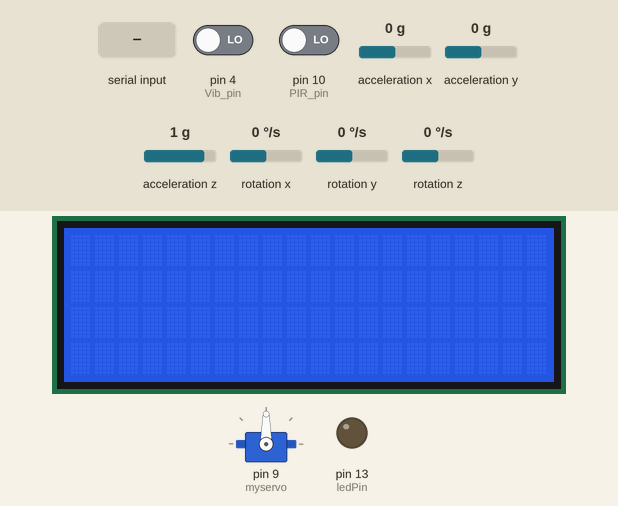
A sketch run on a simulated Arduino Uno, built with avr-gcc and run on an emulated ATmega328P. Parts: 20×4 character LCD, servo, output pins drawn as LEDs (lit = HIGH). Wiring (inferred from the names in the program): MPU-6050 motion sensor at I2C address 0x68. Inputs (shaded band) come from the test bench; at power-on: pin 4 (Vib_pin) LOW, pin 10 (PIR_pin) LOW, acceleration x 0 g, acceleration y 0 g, acceleration z 1 g, rotation x 0 °/s, rotation y 0 °/s, rotation z 0 °/s. What the sketch prints to the serial monitor is not drawn.

Above: at 1.2 s.
1.3 s: "1" received over Serial
At 2.6 s:
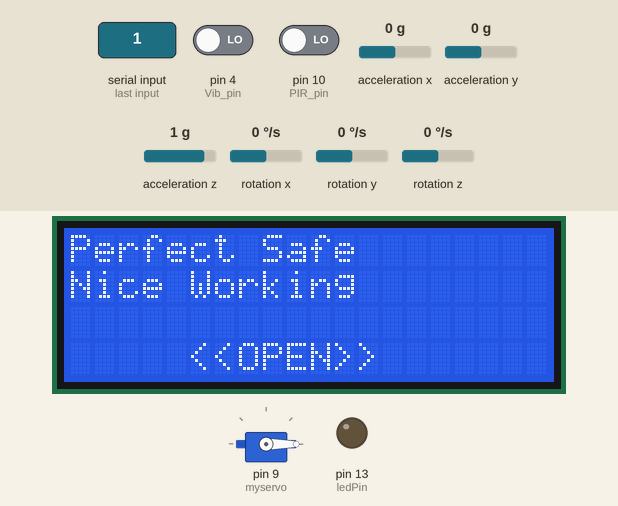
5.8 s: "2" received over Serial
At 7.9 s:
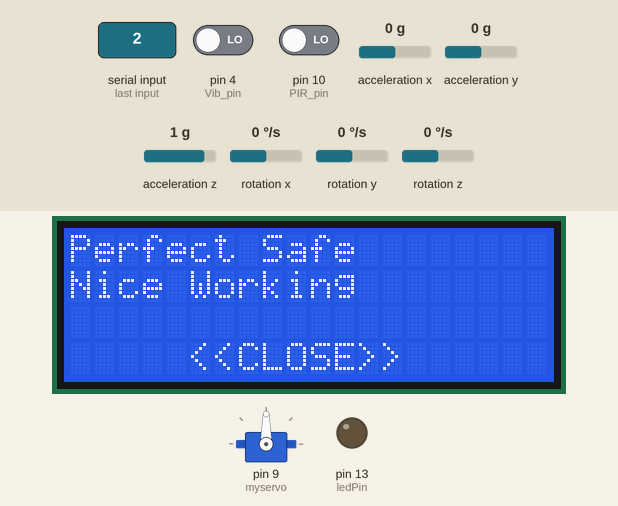
8.8 s: "1" received over Serial
At 14.9 s:
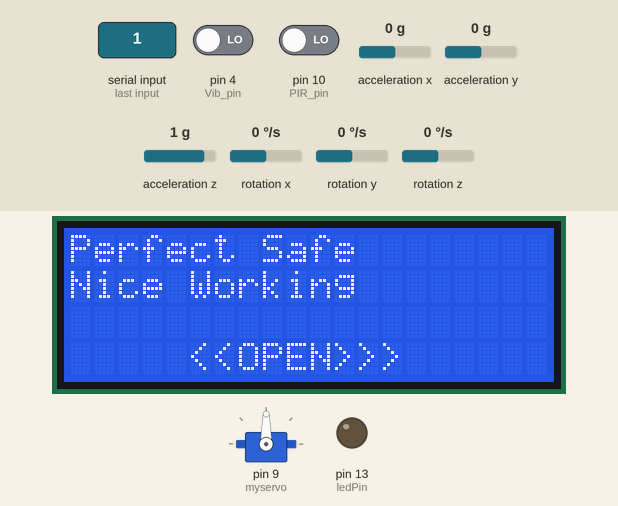
Timing chart, 0 to 16.4 s (numbered marks = the images above; inputs shaded):
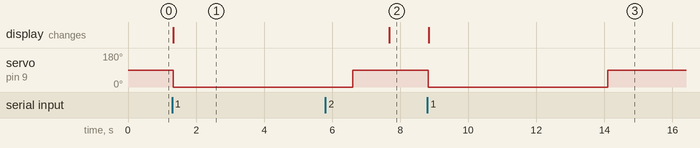

The sketch:

sketch_All2.ino
```cpp
#include <Wire.h>
#include <LiquidCrystal_I2C.h> // LCD
#include <Servo.h> // Moter

LiquidCrystal_I2C lcd(0x27, 20, 4);

// Gyro
const int MPU_addr = 0x68; // I2C address of the MPU-6050
int16_t AcX, AcY, AcZ, Tmp, GyX, GyY, GyZ;

// Moter
Servo myservo;

// PIR
int PIR_pin = 10;

// Vibration
int ledPin = 13; //안씀
int Vib_pin = 4;


void setup()
{
  Serial.begin(9600);

  // LCD
  lcd.init();
  lcd.backlight();
  // Gyro
  Wire.begin();
  Wire.beginTransmission(MPU_addr);
  Wire.write(0x6B);  // PWR_MGMT_1 register
  Wire.write(0);     // set to zero (wakes up the MPU-6050)
  Wire.endTransmission(true);

  // Moter
  myservo.attach(9);

  // PIR
  pinMode(PIR_pin, INPUT);

  // Vibration
  pinMode(ledPin, OUTPUT);
  pinMode(Vib_pin, INPUT); //센서핀 입력


}


void loop()
{


  if (Serial.available() > 0) {
    // read incoming serial data:
    char inChar = Serial.read();
    if (inChar == '1')
    {


      myservo.write(0);  // myservo를 0도가 되도록 움직입니다.

      lcd.setCursor(0, 0);
      lcd.print("Perfect Safe");
      lcd.setCursor(0, 1);
      lcd.print("Nice Working");
      lcd.setCursor(5, 3);
      lcd.print("<<OPEN>>");

      Motor_OPEN();
      PIR();
      Gyro();
      Vibration();
      Motor_CLOSE();


      Serial.println(" ");
      Serial.println(" ");


    }
    else if (inChar == '2')
    {
      myservo.write(90); // myservo를 180도가 되도록 움직입니다.


      lcd.setCursor(0, 0);
      lcd.print("Perfect Safe");
      lcd.setCursor(0, 1);
      lcd.print("Nice Working");
      lcd.setCursor(5, 3);
      lcd.print("<<CLOSE>>");

      Motor_CLOSE();

      Serial.println(" ");
      Serial.println(" ");


    }
  }


}


void Gyro() {
  Wire.beginTransmission(MPU_addr);
  Wire.write(0x3B);  // starting with register 0x3B (ACCEL_XOUT_H)
  Wire.endTransmission(false);
  Wire.requestFrom(MPU_addr, 14, true); // request a total of 14 registers
  AcX = Wire.read() << 8 | Wire.read(); // 0x3B (ACCEL_XOUT_H) & 0x3C (ACCEL_XOUT_L)
  AcY = Wire.read() << 8 | Wire.read(); // 0x3D (ACCEL_YOUT_H) & 0x3E (ACCEL_YOUT_L)
  AcZ = Wire.read() << 8 | Wire.read(); // 0x3F (ACCEL_ZOUT_H) & 0x40 (ACCEL_ZOUT_L)
  Tmp = Wire.read() << 8 | Wire.read(); // 0x41 (TEMP_OUT_H) & 0x42 (TEMP_OUT_L)
  GyX = Wire.read() << 8 | Wire.read(); // 0x43 (GYRO_XOUT_H) & 0x44 (GYRO_XOUT_L)
  GyY = Wire.read() << 8 | Wire.read(); // 0x45 (GYRO_YOUT_H) & 0x46 (GYRO_YOUT_L)
  GyZ = Wire.read() << 8 | Wire.read(); // 0x47 (GYRO_ZOUT_H) & 0x48 (GYRO_ZOUT_L)

  Serial.println("<<자이로센서 값>>");
  Serial.print("AcX = "); Serial.print(AcX);
  Serial.print(" | AcY = "); Serial.print(AcY);
  Serial.print(" | AcZ = "); Serial.print(AcZ);
  Serial.print(" | Tmp = "); Serial.print(Tmp / 340.00 + 36.53); //equation for temperature in degrees C from datasheet
  Serial.print(" | GyX = "); Serial.print(GyX);
  Serial.print(" | GyY = "); Serial.print(GyY);
  Serial.print(" | GyZ = "); Serial.println(GyZ);

  Serial.println("--------------------------------------------------------------");

  delay(1000);
}


void Motor_OPEN() {

  Serial.println("<<서보 모터 값>>");
  myservo.write(0);  // myservo를 0도가 되도록 움직입니다.
  delay(1000);        // 1초동안 기다립니다.
  Serial.println("서보모터: 0도(금고 열림)");
  Serial.println("--------------------------------------------------------------");


}

void Motor_CLOSE() {

  Serial.println("<<서보 모터 값>>");
  myservo.write(90); // myservo를 90도가 되도록 움직입니다.
  delay(1000);        // 1초동안 기다립니다.
  Serial.println("서보모터: 90도(금고 닫힘)");
  Serial.println("--------------------------------------------------------------");


}


void PIR() {

  Serial.println("<<PIR 값>>");

  // 적외선 인체감지 센서에서 값을 읽는다
  // 막으면 1 , 없으면 0
  int sensor = digitalRead(PIR_pin);

  if (sensor = 1 ) // 막혔을 시
  {
    Serial.print(sensor);
    Serial.println(" = Block");
  }
  else {
    Serial.print(sensor);
    Serial.println(" = Open");
  }

  Serial.println("--------------------------------------------------------------");
  delay(1000);
}


void Vibration() {
  Serial.println("<<진동 값>>");
  long measurement = TP_init();

  Serial.print("measurment(Vibration) = ");
  Serial.println(measurement);

  /*
    if (measurement > 1000) {
    digitalWrite(ledPin, HIGH);
    }
    else {
    digitalWrite(ledPin, LOW);
    }
  */

  Serial.println("--------------------------------------------------------------");
  delay(1000);
}

long TP_init() {
  delay(10);
  long measurement = pulseIn (Vib_pin, HIGH);
  return measurement;
}
```

Measured:
- after the input at 1.3 s, servo on pin 9 (myservo): 90° → 0° at once; the display: changes at once (image 1)
- after the input at 5.8 s, the display: changes after 1.9 s (image 2)
- after the input at 8.8 s, servo on pin 9 (myservo): 90° → 0° at once, → 90° 5.3 s later; the display: changes at once (image 3)
